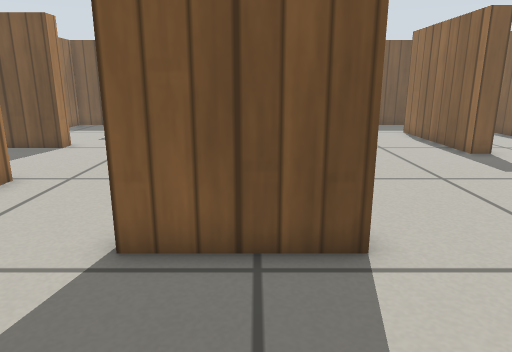
view 1 (above)

16 first-person views from a walk through a Gazebo world. The camera is 0.49 m above the floor, tilts 14° down and sees 70° across. The floor is counted in squares, 0.2 m on a side. Each view is taken from the middle of a square. On the plan, view 1 faces up. The plan holds only what a view shows up to about 20 squares ahead; the rest is blank. Gazebo's built-in surfaces are drawn with simple patterns.

view 2
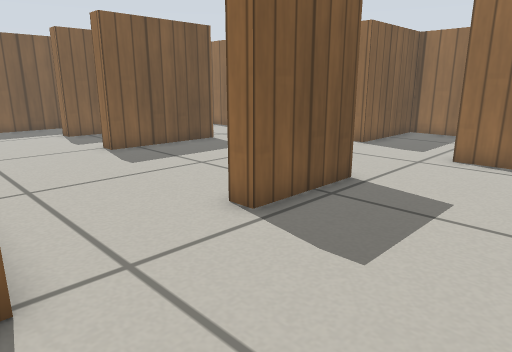

view 3
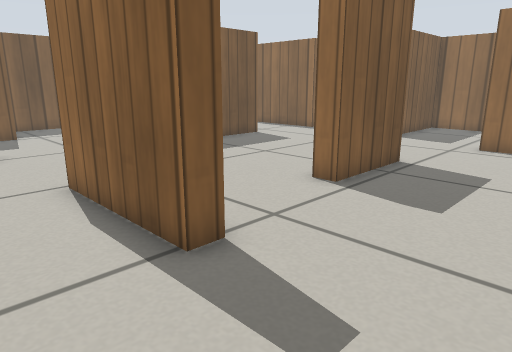

view 4
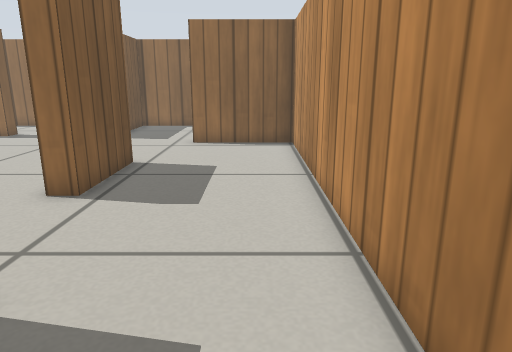

view 5
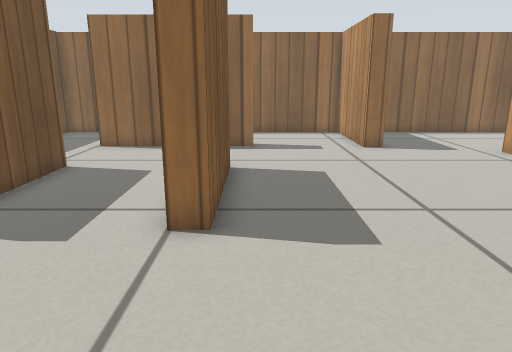

view 6
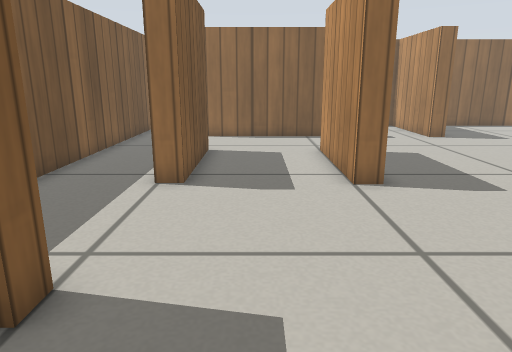

view 7
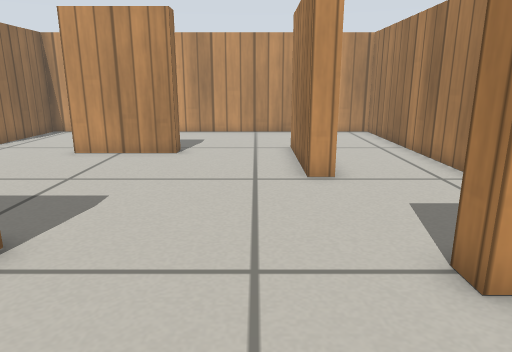

view 8
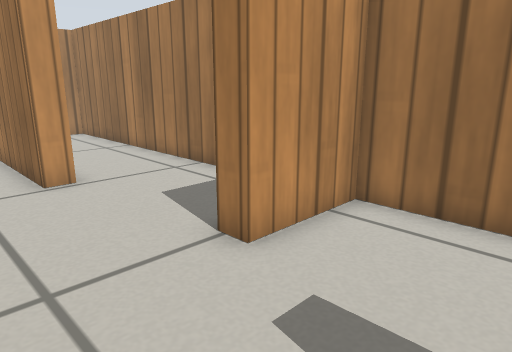

view 9
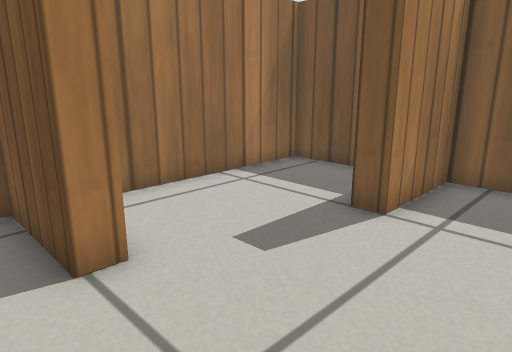

view 10
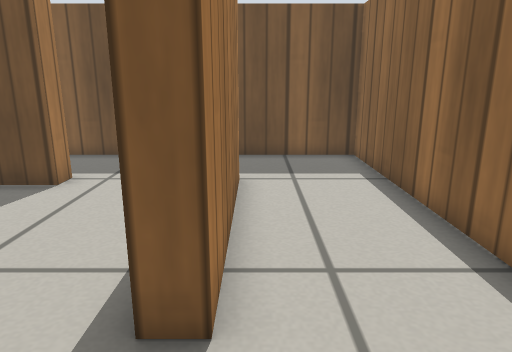

view 11
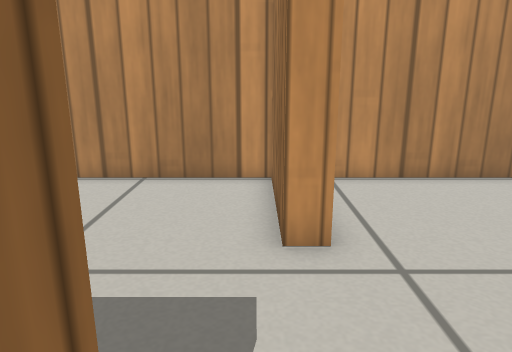

view 12
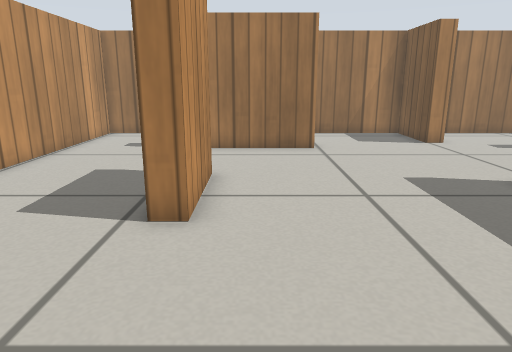

view 13
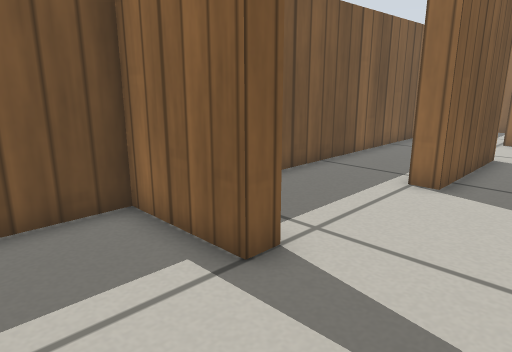

view 14
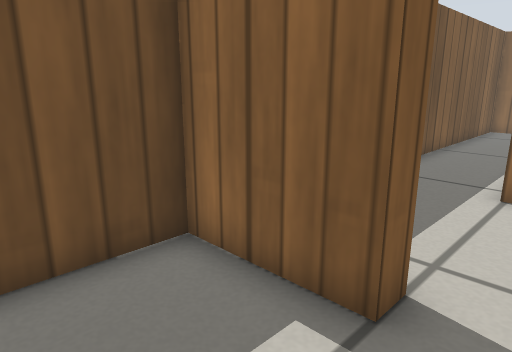

view 15
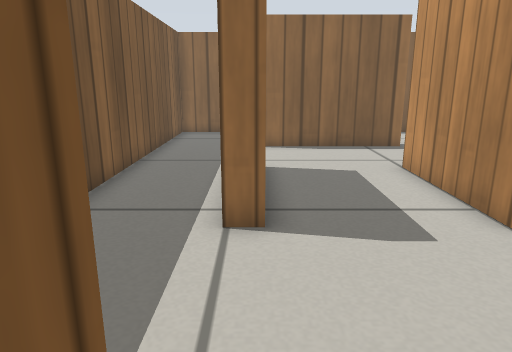

view 16
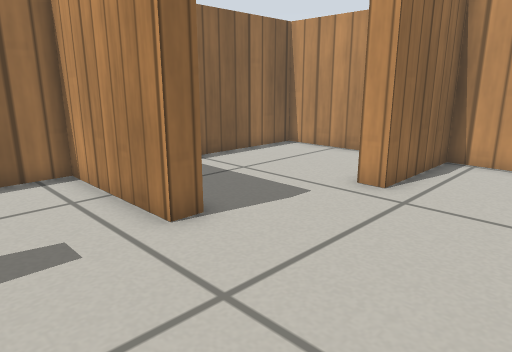

### Floor plan
Points are (right, up) in squares from view 1. A wall is a line through its corners. A room is listed if a view was taken in it or the views show most of it. See-through windows are left out.
Room 1 (views 1, 2, 3, 4, 5, 6, 7, 8, 9, 10, 11, 12, 13, 14, 15, 16)
walls: (4, 13.8) (-1, 13.8) (-1, 14.5) (4, 14.5); (1.7, 5.8) (1.7, 5) (-2.1, 5) (-2.1, 5.8) (1.7, 5.8); (-6.4, 9.3) (-6.4, 4.3) (-7.2, 4.3) (-7.2, 9.3) (-6.4, 9.3); (4, 19.6) (4, 18.8) (-1, 18.8) (-1, 19.6); (8.6, 19.4) (8.6, 13.1) (7.8, 13.1) (7.8, 19.4); (12.5, 14.6) (12.5, 22.9) (-6, 22.9) (-6, 19.5) (-6.7, 19.5) (-6.7, 22.9) (-11, 22.9) (-11, 15.1) (-7.7, 15.1) (-7.7, 14.4) (-11, 14.4) (-11, -0.6) (5.8, -0.6) (5.8, 3.7) (6.6, 3.7) (6.6, -0.6) (12.5, -0.6) (12.5, 7.9) (7.5, 7.9) (7.5, 8.7) (12.5, 8.7) (12.5, 13.1)

Positions as (right, up) in squares from view 1, and headings:
1: (0, 0), facing up
2: (-7, 0), facing up-right
3: (-10, 0), facing up-right
4: (-10, 1), facing right
5: (-7, 13), facing right
6: (-10, 17), facing right
7: (-5, 19), facing down
8: (-4, 19), facing down-left
9: (-3, 13), facing up-left
10: (9, 10), facing up
11: (7, 9), facing down
12: (8, 7), facing left
13: (-10, 16), facing up-right
14: (-10, 18), facing up-right
15: (-7, 19), facing right
16: (2, 12), facing down-right
